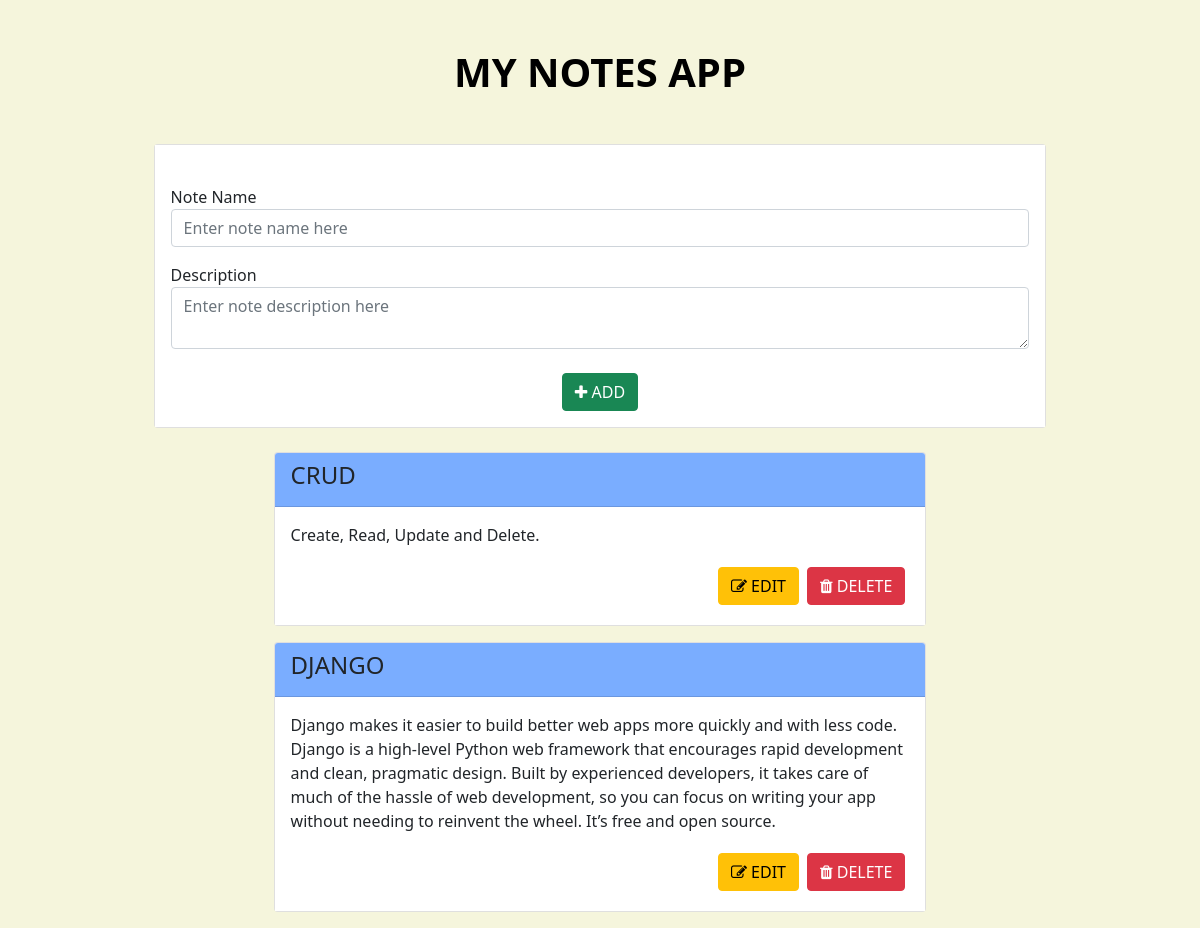
The page / on the database its author committed.
### notes/models.py (models this page shows)
class Notes(models.Model):
    name = models.CharField(max_length=100)
    description = models.TextField()

### notes/views.py (the view)
# urls.py: path('',index,name='index'),
def index(request):
    Notes_list = Notes.objects.all()
    context = {
        'notes_list': Notes_list
    }
    return render(request,'index.html',context)

### templates/index.html (shortened to what this page needs)
{% load static %}
<!doctype html>
<html lang="en">
    <head>
        <link href="https://cdn.jsdelivr.net/npm/bootstrap@5.1.3/dist/css/bootstrap.min.css" rel="stylesheet">
        <link rel="stylesheet" href="https://cdnjs.cloudflare.com/ajax/libs/font-awesome/4.7.0/css/font-awesome.min.css">
        <link rel="stylesheet" href="{% static 'style.css' %}"/>
    </head>
    <body>
        <h2 class="text-center m-5">MY NOTES APP</h2>
        <div class="container mt-3 d-flex justify-content-center">
            <div class="card">
                <div class="card-body">
                    <br>
                    {% if sel_note %}
                        <form method="POST" action="{% url 'update_note' sel_note.id %}">
                        {% csrf_token %}
                            <div class="form-group mb-3">
                                <label >Note Name</label>
                                <input type="text" class="form-control" value="{{sel_note.name}}" name="name" placeholder="Enter note name here">
                            </div>
                            <div class="form-group mb-3">
                                <label >Description</label>
                                <input type="text" class="form-control" value="{{sel_note.description}}" name="description" placeholder="Enter note description here">
                            </div>
                            <div class="text-center mt-4">
                                <button type="submit" class="btn btn-success"><i class="fa fa-refresh"></i> UPDATE</button>
                            </div>
                        </form>
                    {% else %}
                        <form method="POST" action="{% url 'add_note' %}">
                            <div class="form-group mb-3">
                                <label>Note Name</label>
                                <input type="text" class="form-control" name="name" placeholder="Enter note name here">
                            </div>
                            <div class="form-group mb-3">
                                <label >Description</label>
                                <textarea class="form-control" name="description" placeholder="Enter note description here"></textarea>
                            </div>
                            <div class="text-center mt-4">
                                <button type="submit" class="btn btn-success"><i class="fa fa-plus"></i> ADD</button>
                            </div>
                        </form>
                    {% endif %}
                </div>
            </div>
        </div>
        <div class="container mt-4" style="width: 70%;">
            {% for i in notes_list %}
            <ul class="notes">
                <li class="notes-list">
                    <div class="card mx-auto">
                        <div class="card-header">
                            <h4>{{i.name}}</h4>
                        </div>
                        <div class="card-body clearfix">
                            <p class="card-text">{{i.description}}</p>
                            <a href="{% url 'delete_note' i.id %}" class='pull-right btn btn-danger m-1'><i class="fa fa-trash"></i> DELETE</a>
                            <a href="{% url 'edit_note' i.id %}" class='pull-right btn btn-warning m-1'><i class="fa fa-edit"></i> EDIT</a>
                        </div>
                    </div>
                </li>
            </ul>
            {% endfor %}
        </div>
    </body>
</html>

### static/style.css (style rules this page uses)
body { background-color: beige; }
h2 { color: #000000; font-size: 40px; font-weight: 800; }
.notes { padding:0% !important; }
.notes-list { list-style-type: none }
.card-header { background-color:#7aadff; }
.card { width: 80%; }
.card-body { background:#ffffff; }

### rows shown on the page
Notes: name "CRUD", description "Create, Read, Update and Delete."
Notes: name "DJANGO", description "Django makes it easier to build better web apps more quickly and with less code. Django is a high-level Python web framework that encourages rapid development and clean, pragmatic design. Built by experienced developers, it takes care of much of the hassle of web development, so you can focus on writing your app without needing to reinvent the wheel. It’s free and open source."
